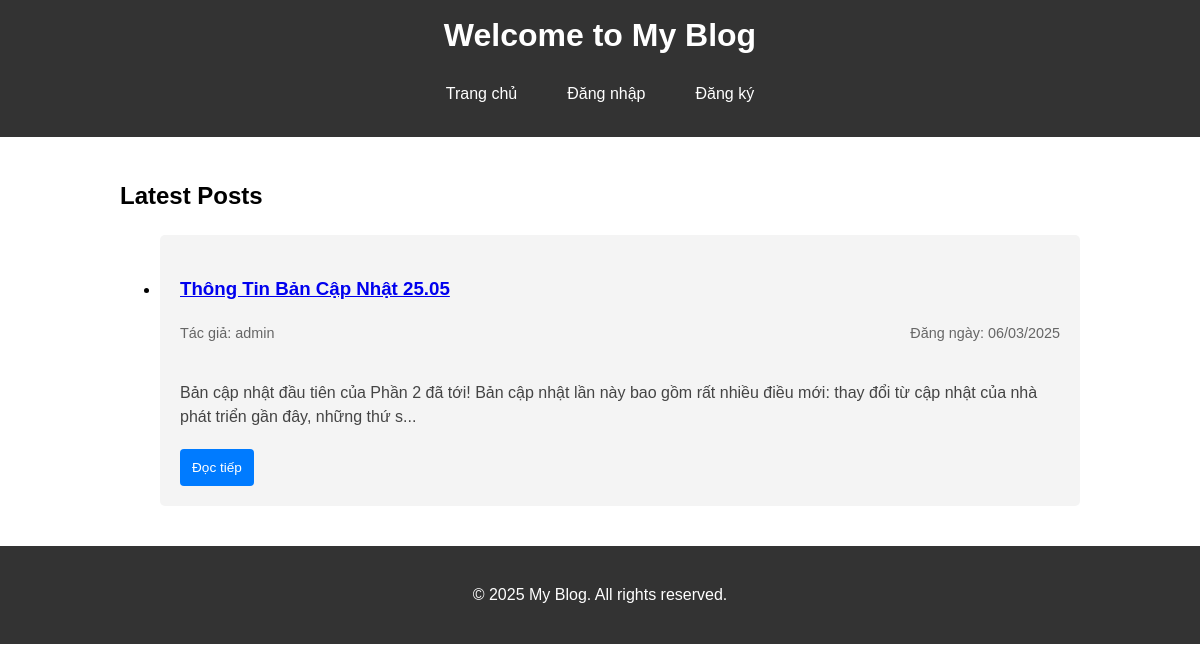
The page / on the database its author committed.
### models.py (models this page shows)
class Post(db.Model):
    id = db.Column(db.Integer, primary_key=True)
    title = db.Column(db.String(200), nullable=False)
    content = db.Column(db.Text, nullable=False)
    date_posted = db.Column(db.DateTime, nullable=False, default=datetime.utcnow)
    user_id = db.Column(db.Integer, db.ForeignKey('user.id'), nullable=False)
    comments = db.relationship('Comment', backref='post', lazy=True, cascade='all, delete-orphan')

class User(db.Model, UserMixin):
    id = db.Column(db.Integer, primary_key=True)
    username = db.Column(db.String(80), unique=True, nullable=False)
    email = db.Column(db.String(120), unique=True, nullable=False)
    password = db.Column(db.String(200), nullable=False)
    is_admin = db.Column(db.Boolean, default=False)
    is_blocked = db.Column(db.Boolean, default=False)
    posts = db.relationship('Post', backref='author', lazy=True)
    comments = db.relationship('Comment', backref='author', lazy=True)

### app.py (the view)
@app.route('/')
def index():
    posts = Post.query.order_by(Post.date_posted.desc()).all()
    return render_template('index.html', posts=posts)

### app.py (called while the page is built)
@app.before_request
def check_blocked_user():
    if current_user.is_authenticated and current_user.is_blocked:
        logout_user()
        return redirect(url_for('blocked'))

@app.context_processor
def inject_current_year():
    from datetime import datetime
    return {'current_year': datetime.now().year}

### templates/index.html (shortened to what this page needs)
{% extends "base.html" %}
{% block content %}
<div class="container">
    <section>
        <h2>Latest Posts</h2>
        <ul class="posts-list">
            {% for post in posts %}
                <li class="post">
                    <h3><a href="{{ url_for('post', post_id=post.id) }}">{{ post.title }}</a></h3>
                    <div class="post-meta">
                        <span class="post-author">Tác giả: {{ post.author.username }}</span>
                        <span class="post-date">Đăng ngày: {{ post.date_posted.strftime('%d/%m/%Y') }}</span>
                    </div>
                    <div class="post-excerpt">
                        <p>{{ post.content[:150] }}{% if post.content|length > 150 %}...{% endif %}</p>
                    </div>
                    <a href="{{ url_for('post', post_id=post.id) }}" class="btn btn-sm">Đọc tiếp</a>
                </li>
            {% else %}
                <li class="no-posts">
                    <p>Chưa có bài viết nào.</p>
                </li>
            {% endfor %}
        </ul>
    </section>
</div>
{% endblock %}

### static/css/style.css (style rules this page uses)
body { font-family: Arial, sans-serif; line-height: 1.6; margin: 0; padding: 0; }
.container { width: 80%; margin: auto; overflow: hidden; }
.post { background: #f4f4f4; padding: 20px; margin: 20px 0; border-radius: 5px; }
.post-date { color: #666; font-size: 0.9rem; margin-bottom: 15px; }
.post-excerpt { color: #444; margin-bottom: 20px; line-height: 1.5; }
.btn-sm { padding: 5px 10px; font-size: 0.85rem; }
.btn { display: inline-block; padding: 8px 15px; background-color: #007bff; color: white; border: none; border-radius: 4px; text-decoration: none; cursor: pointer; }
.post-meta { display: flex; justify-content: space-between; color: #666; margin-bottom: 20px; font-size: 0.9rem; }

### static/css/admin.css (style rules this page uses)
.container { max-width: 1200px; margin: 0 auto; padding: 20px; }
.btn { display: inline-block; padding: 8px 12px; border-radius: 4px; text-decoration: none; font-weight: 500; cursor: pointer; border: none; transition: background-color 0.3s; }

### rows shown on the page
Post: title "Thông Tin Bản Cập Nhật 25.05", author.username "admin", date_posted "06/03/2025", content "Bản cập nhật đầu tiên của Phần 2 đã tới! Bản cập nhật lần này bao gồm rất nhiều điều mới: thay đổi từ cập nhật của nhà phát triển gần đây, những thứ s"
